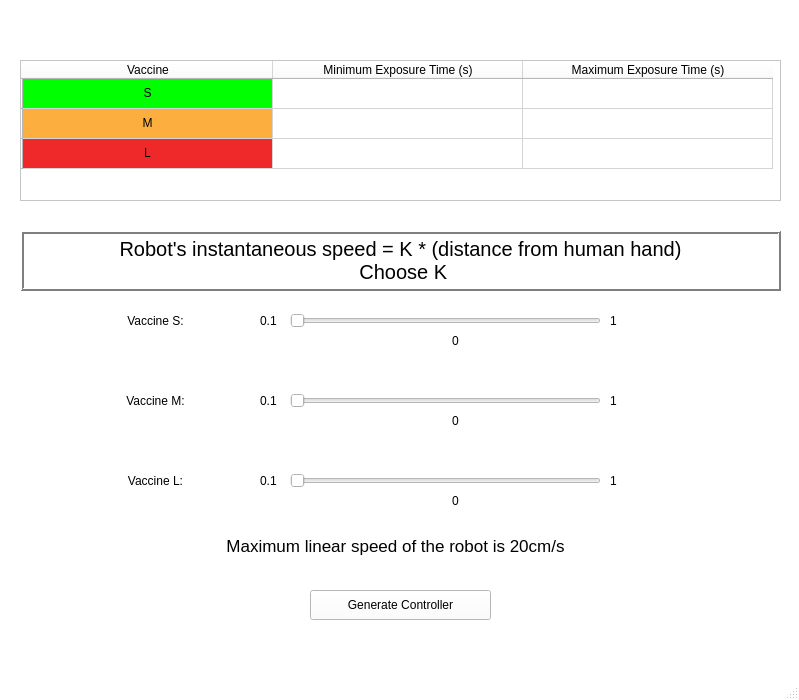
<?xml version="1.0" encoding="UTF-8"?>
<ui version="4.0">
 <class>MainWindow</class>
 <widget class="QMainWindow" name="MainWindow">
  <property name="geometry">
   <rect>
    <x>0</x>
    <y>0</y>
    <width>799</width>
    <height>700</height>
   </rect>
  </property>
  <property name="palette">
   <palette>
    <active>
     <colorrole role="WindowText">
      <brush brushstyle="SolidPattern">
       <color alpha="255">
        <red>0</red>
        <green>0</green>
        <blue>0</blue>
       </color>
      </brush>
     </colorrole>
     <colorrole role="Button">
      <brush brushstyle="SolidPattern">
       <color alpha="255">
        <red>255</red>
        <green>255</green>
        <blue>255</blue>
       </color>
      </brush>
     </colorrole>
     <colorrole role="Light">
      <brush brushstyle="SolidPattern">
       <color alpha="255">
        <red>255</red>
        <green>255</green>
        <blue>255</blue>
       </color>
      </brush>
     </colorrole>
     <colorrole role="Midlight">
      <brush brushstyle="SolidPattern">
       <color alpha="255">
        <red>255</red>
        <green>255</green>
        <blue>255</blue>
       </color>
      </brush>
     </colorrole>
     <colorrole role="Dark">
      <brush brushstyle="SolidPattern">
       <color alpha="255">
        <red>127</red>
        <green>127</green>
        <blue>127</blue>
       </color>
      </brush>
     </colorrole>
     <colorrole role="Mid">
      <brush brushstyle="SolidPattern">
       <color alpha="255">
        <red>170</red>
        <green>170</green>
        <blue>170</blue>
       </color>
      </brush>
     </colorrole>
     <colorrole role="Text">
      <brush brushstyle="SolidPattern">
       <color alpha="255">
        <red>0</red>
        <green>0</green>
        <blue>0</blue>
       </color>
      </brush>
     </colorrole>
     <colorrole role="BrightText">
      <brush brushstyle="SolidPattern">
       <color alpha="255">
        <red>255</red>
        <green>255</green>
        <blue>255</blue>
       </color>
      </brush>
     </colorrole>
     <colorrole role="ButtonText">
      <brush brushstyle="SolidPattern">
       <color alpha="255">
        <red>0</red>
        <green>0</green>
        <blue>0</blue>
       </color>
      </brush>
     </colorrole>
     <colorrole role="Base">
      <brush brushstyle="SolidPattern">
       <color alpha="255">
        <red>255</red>
        <green>255</green>
        <blue>255</blue>
       </color>
      </brush>
     </colorrole>
     <colorrole role="Window">
      <brush brushstyle="SolidPattern">
       <color alpha="255">
        <red>255</red>
        <green>255</green>
        <blue>255</blue>
       </color>
      </brush>
     </colorrole>
     <colorrole role="Shadow">
      <brush brushstyle="SolidPattern">
       <color alpha="255">
        <red>0</red>
        <green>0</green>
        <blue>0</blue>
       </color>
      </brush>
     </colorrole>
     <colorrole role="AlternateBase">
      <brush brushstyle="SolidPattern">
       <color alpha="255">
        <red>255</red>
        <green>255</green>
        <blue>255</blue>
       </color>
      </brush>
     </colorrole>
     <colorrole role="ToolTipBase">
      <brush brushstyle="SolidPattern">
       <color alpha="255">
        <red>255</red>
        <green>255</green>
        <blue>220</blue>
       </color>
      </brush>
     </colorrole>
     <colorrole role="ToolTipText">
      <brush brushstyle="SolidPattern">
       <color alpha="255">
        <red>0</red>
        <green>0</green>
        <blue>0</blue>
       </color>
      </brush>
     </colorrole>
    </active>
    <inactive>
     <colorrole role="WindowText">
      <brush brushstyle="SolidPattern">
       <color alpha="255">
        <red>0</red>
        <green>0</green>
        <blue>0</blue>
       </color>
      </brush>
     </colorrole>
     <colorrole role="Button">
      <brush brushstyle="SolidPattern">
       <color alpha="255">
        <red>255</red>
        <green>255</green>
        <blue>255</blue>
       </color>
      </brush>
     </colorrole>
     <colorrole role="Light">
      <brush brushstyle="SolidPattern">
       <color alpha="255">
        <red>255</red>
        <green>255</green>
        <blue>255</blue>
       </color>
      </brush>
     </colorrole>
     <colorrole role="Midlight">
      <brush brushstyle="SolidPattern">
       <color alpha="255">
        <red>255</red>
        <green>255</green>
        <blue>255</blue>
       </color>
      </brush>
     </colorrole>
     <colorrole role="Dark">
      <brush brushstyle="SolidPattern">
       <color alpha="255">
        <red>127</red>
        <green>127</green>
        <blue>127</blue>
       </color>
      </brush>
     </colorrole>
     <colorrole role="Mid">
      <brush brushstyle="SolidPattern">
       <color alpha="255">
        <red>170</red>
        <green>170</green>
        <blue>170</blue>
       </color>
      </brush>
     </colorrole>
     <colorrole role="Text">
      <brush brushstyle="SolidPattern">
       <color alpha="255">
        <red>0</red>
        <green>0</green>
        <blue>0</blue>
       </color>
      </brush>
     </colorrole>
     <colorrole role="BrightText">
      <brush brushstyle="SolidPattern">
       <color alpha="255">
        <red>255</red>
        <green>255</green>
        <blue>255</blue>
       </color>
      </brush>
     </colorrole>
     <colorrole role="ButtonText">
      <brush brushstyle="SolidPattern">
       <color alpha="255">
        <red>0</red>
        <green>0</green>
        <blue>0</blue>
       </color>
      </brush>
     </colorrole>
     <colorrole role="Base">
      <brush brushstyle="SolidPattern">
       <color alpha="255">
        <red>255</red>
        <green>255</green>
        <blue>255</blue>
       </color>
      </brush>
     </colorrole>
     <colorrole role="Window">
      <brush brushstyle="SolidPattern">
       <color alpha="255">
        <red>255</red>
        <green>255</green>
        <blue>255</blue>
       </color>
      </brush>
     </colorrole>
     <colorrole role="Shadow">
      <brush brushstyle="SolidPattern">
       <color alpha="255">
        <red>0</red>
        <green>0</green>
        <blue>0</blue>
       </color>
      </brush>
     </colorrole>
     <colorrole role="AlternateBase">
      <brush brushstyle="SolidPattern">
       <color alpha="255">
        <red>255</red>
        <green>255</green>
        <blue>255</blue>
       </color>
      </brush>
     </colorrole>
     <colorrole role="ToolTipBase">
      <brush brushstyle="SolidPattern">
       <color alpha="255">
        <red>255</red>
        <green>255</green>
        <blue>220</blue>
       </color>
      </brush>
     </colorrole>
     <colorrole role="ToolTipText">
      <brush brushstyle="SolidPattern">
       <color alpha="255">
        <red>0</red>
        <green>0</green>
        <blue>0</blue>
       </color>
      </brush>
     </colorrole>
    </inactive>
    <disabled>
     <colorrole role="WindowText">
      <brush brushstyle="SolidPattern">
       <color alpha="255">
        <red>127</red>
        <green>127</green>
        <blue>127</blue>
       </color>
      </brush>
     </colorrole>
     <colorrole role="Button">
      <brush brushstyle="SolidPattern">
       <color alpha="255">
        <red>255</red>
        <green>255</green>
        <blue>255</blue>
       </color>
      </brush>
     </colorrole>
     <colorrole role="Light">
      <brush brushstyle="SolidPattern">
       <color alpha="255">
        <red>255</red>
        <green>255</green>
        <blue>255</blue>
       </color>
      </brush>
     </colorrole>
     <colorrole role="Midlight">
      <brush brushstyle="SolidPattern">
       <color alpha="255">
        <red>255</red>
        <green>255</green>
        <blue>255</blue>
       </color>
      </brush>
     </colorrole>
     <colorrole role="Dark">
      <brush brushstyle="SolidPattern">
       <color alpha="255">
        <red>127</red>
        <green>127</green>
        <blue>127</blue>
       </color>
      </brush>
     </colorrole>
     <colorrole role="Mid">
      <brush brushstyle="SolidPattern">
       <color alpha="255">
        <red>170</red>
        <green>170</green>
        <blue>170</blue>
       </color>
      </brush>
     </colorrole>
     <colorrole role="Text">
      <brush brushstyle="SolidPattern">
       <color alpha="255">
        <red>127</red>
        <green>127</green>
        <blue>127</blue>
       </color>
      </brush>
     </colorrole>
     <colorrole role="BrightText">
      <brush brushstyle="SolidPattern">
       <color alpha="255">
        <red>255</red>
        <green>255</green>
        <blue>255</blue>
       </color>
      </brush>
     </colorrole>
     <colorrole role="ButtonText">
      <brush brushstyle="SolidPattern">
       <color alpha="255">
        <red>127</red>
        <green>127</green>
        <blue>127</blue>
       </color>
      </brush>
     </colorrole>
     <colorrole role="Base">
      <brush brushstyle="SolidPattern">
       <color alpha="255">
        <red>255</red>
        <green>255</green>
        <blue>255</blue>
       </color>
      </brush>
     </colorrole>
     <colorrole role="Window">
      <brush brushstyle="SolidPattern">
       <color alpha="255">
        <red>255</red>
        <green>255</green>
        <blue>255</blue>
       </color>
      </brush>
     </colorrole>
     <colorrole role="Shadow">
      <brush brushstyle="SolidPattern">
       <color alpha="255">
        <red>0</red>
        <green>0</green>
        <blue>0</blue>
       </color>
      </brush>
     </colorrole>
     <colorrole role="AlternateBase">
      <brush brushstyle="SolidPattern">
       <color alpha="255">
        <red>255</red>
        <green>255</green>
        <blue>255</blue>
       </color>
      </brush>
     </colorrole>
     <colorrole role="ToolTipBase">
      <brush brushstyle="SolidPattern">
       <color alpha="255">
        <red>255</red>
        <green>255</green>
        <blue>220</blue>
       </color>
      </brush>
     </colorrole>
     <colorrole role="ToolTipText">
      <brush brushstyle="SolidPattern">
       <color alpha="255">
        <red>0</red>
        <green>0</green>
        <blue>0</blue>
       </color>
      </brush>
     </colorrole>
    </disabled>
   </palette>
  </property>
  <property name="windowTitle">
   <string>MainWindow</string>
  </property>
  <widget class="QWidget" name="centralwidget">
   <widget class="QTableWidget" name="tableWidget">
    <property name="geometry">
     <rect>
      <x>20</x>
      <y>60</y>
      <width>761</width>
      <height>141</height>
     </rect>
    </property>
    <attribute name="horizontalHeaderDefaultSectionSize">
     <number>250</number>
    </attribute>
    <row>
     <property name="text">
      <string/>
     </property>
    </row>
    <row>
     <property name="text">
      <string/>
     </property>
    </row>
    <row>
     <property name="text">
      <string/>
     </property>
    </row>
    <column>
     <property name="text">
      <string>Vaccine</string>
     </property>
    </column>
    <column>
     <property name="text">
      <string>Minimum Exposure Time (s)</string>
     </property>
    </column>
    <column>
     <property name="text">
      <string>Maximum Exposure Time (s)</string>
     </property>
    </column>
    <item row="0" column="0">
     <property name="text">
      <string>S</string>
     </property>
     <property name="textAlignment">
      <set>AlignCenter</set>
     </property>
     <property name="background">
      <brush brushstyle="SolidPattern">
       <color alpha="255">
        <red>0</red>
        <green>255</green>
        <blue>0</blue>
       </color>
      </brush>
     </property>
     <property name="foreground">
      <brush brushstyle="NoBrush">
       <color alpha="255">
        <red>0</red>
        <green>0</green>
        <blue>0</blue>
       </color>
      </brush>
     </property>
    </item>
    <item row="1" column="0">
     <property name="text">
      <string>M</string>
     </property>
     <property name="textAlignment">
      <set>AlignCenter</set>
     </property>
     <property name="background">
      <brush brushstyle="SolidPattern">
       <color alpha="255">
        <red>252</red>
        <green>175</green>
        <blue>62</blue>
       </color>
      </brush>
     </property>
    </item>
    <item row="2" column="0">
     <property name="text">
      <string>L</string>
     </property>
     <property name="textAlignment">
      <set>AlignCenter</set>
     </property>
     <property name="background">
      <brush brushstyle="SolidPattern">
       <color alpha="255">
        <red>239</red>
        <green>41</green>
        <blue>41</blue>
       </color>
      </brush>
     </property>
    </item>
   </widget>
   <widget class="QSlider" name="horizontalSlider">
    <property name="geometry">
     <rect>
      <x>290</x>
      <y>280</y>
      <width>311</width>
      <height>81</height>
     </rect>
    </property>
    <property name="orientation">
     <enum>Qt::Horizontal</enum>
    </property>
   </widget>
   <widget class="QSlider" name="horizontalSlider_2">
    <property name="geometry">
     <rect>
      <x>290</x>
      <y>360</y>
      <width>311</width>
      <height>81</height>
     </rect>
    </property>
    <property name="orientation">
     <enum>Qt::Horizontal</enum>
    </property>
   </widget>
   <widget class="QSlider" name="horizontalSlider_3">
    <property name="geometry">
     <rect>
      <x>290</x>
      <y>440</y>
      <width>311</width>
      <height>81</height>
     </rect>
    </property>
    <property name="orientation">
     <enum>Qt::Horizontal</enum>
    </property>
   </widget>
   <widget class="QLabel" name="label">
    <property name="geometry">
     <rect>
      <x>20</x>
      <y>230</y>
      <width>761</width>
      <height>61</height>
     </rect>
    </property>
    <property name="palette">
     <palette>
      <active>
       <colorrole role="WindowText">
        <brush brushstyle="SolidPattern">
         <color alpha="255">
          <red>0</red>
          <green>0</green>
          <blue>0</blue>
         </color>
        </brush>
       </colorrole>
       <colorrole role="Button">
        <brush brushstyle="SolidPattern">
         <color alpha="255">
          <red>255</red>
          <green>255</green>
          <blue>255</blue>
         </color>
        </brush>
       </colorrole>
       <colorrole role="Light">
        <brush brushstyle="SolidPattern">
         <color alpha="255">
          <red>255</red>
          <green>255</green>
          <blue>255</blue>
         </color>
        </brush>
       </colorrole>
       <colorrole role="Midlight">
        <brush brushstyle="SolidPattern">
         <color alpha="255">
          <red>255</red>
          <green>255</green>
          <blue>255</blue>
         </color>
        </brush>
       </colorrole>
       <colorrole role="Dark">
        <brush brushstyle="SolidPattern">
         <color alpha="255">
          <red>127</red>
          <green>127</green>
          <blue>127</blue>
         </color>
        </brush>
       </colorrole>
       <colorrole role="Mid">
        <brush brushstyle="SolidPattern">
         <color alpha="255">
          <red>170</red>
          <green>170</green>
          <blue>170</blue>
         </color>
        </brush>
       </colorrole>
       <colorrole role="Text">
        <brush brushstyle="SolidPattern">
         <color alpha="255">
          <red>0</red>
          <green>0</green>
          <blue>0</blue>
         </color>
        </brush>
       </colorrole>
       <colorrole role="BrightText">
        <brush brushstyle="SolidPattern">
         <color alpha="255">
          <red>255</red>
          <green>255</green>
          <blue>255</blue>
         </color>
        </brush>
       </colorrole>
       <colorrole role="ButtonText">
        <brush brushstyle="SolidPattern">
         <color alpha="255">
          <red>0</red>
          <green>0</green>
          <blue>0</blue>
         </color>
        </brush>
       </colorrole>
       <colorrole role="Base">
        <brush brushstyle="SolidPattern">
         <color alpha="255">
          <red>255</red>
          <green>255</green>
          <blue>255</blue>
         </color>
        </brush>
       </colorrole>
       <colorrole role="Window">
        <brush brushstyle="SolidPattern">
         <color alpha="255">
          <red>255</red>
          <green>255</green>
          <blue>255</blue>
         </color>
        </brush>
       </colorrole>
       <colorrole role="Shadow">
        <brush brushstyle="SolidPattern">
         <color alpha="255">
          <red>0</red>
          <green>0</green>
          <blue>0</blue>
         </color>
        </brush>
       </colorrole>
       <colorrole role="AlternateBase">
        <brush brushstyle="SolidPattern">
         <color alpha="255">
          <red>255</red>
          <green>255</green>
          <blue>255</blue>
         </color>
        </brush>
       </colorrole>
       <colorrole role="ToolTipBase">
        <brush brushstyle="SolidPattern">
         <color alpha="255">
          <red>255</red>
          <green>255</green>
          <blue>220</blue>
         </color>
        </brush>
       </colorrole>
       <colorrole role="ToolTipText">
        <brush brushstyle="SolidPattern">
         <color alpha="255">
          <red>0</red>
          <green>0</green>
          <blue>0</blue>
         </color>
        </brush>
       </colorrole>
      </active>
      <inactive>
       <colorrole role="WindowText">
        <brush brushstyle="SolidPattern">
         <color alpha="255">
          <red>0</red>
          <green>0</green>
          <blue>0</blue>
         </color>
        </brush>
       </colorrole>
       <colorrole role="Button">
        <brush brushstyle="SolidPattern">
         <color alpha="255">
          <red>255</red>
          <green>255</green>
          <blue>255</blue>
         </color>
        </brush>
       </colorrole>
       <colorrole role="Light">
        <brush brushstyle="SolidPattern">
         <color alpha="255">
          <red>255</red>
          <green>255</green>
          <blue>255</blue>
         </color>
        </brush>
       </colorrole>
       <colorrole role="Midlight">
        <brush brushstyle="SolidPattern">
         <color alpha="255">
          <red>255</red>
          <green>255</green>
          <blue>255</blue>
         </color>
        </brush>
       </colorrole>
       <colorrole role="Dark">
        <brush brushstyle="SolidPattern">
         <color alpha="255">
          <red>127</red>
          <green>127</green>
          <blue>127</blue>
         </color>
        </brush>
       </colorrole>
       <colorrole role="Mid">
        <brush brushstyle="SolidPattern">
         <color alpha="255">
          <red>170</red>
          <green>170</green>
          <blue>170</blue>
         </color>
        </brush>
       </colorrole>
       <colorrole role="Text">
        <brush brushstyle="SolidPattern">
         <color alpha="255">
          <red>0</red>
          <green>0</green>
          <blue>0</blue>
         </color>
        </brush>
       </colorrole>
       <colorrole role="BrightText">
        <brush brushstyle="SolidPattern">
         <color alpha="255">
          <red>255</red>
          <green>255</green>
          <blue>255</blue>
         </color>
        </brush>
       </colorrole>
       <colorrole role="ButtonText">
        <brush brushstyle="SolidPattern">
         <color alpha="255">
          <red>0</red>
          <green>0</green>
          <blue>0</blue>
         </color>
        </brush>
       </colorrole>
       <colorrole role="Base">
        <brush brushstyle="SolidPattern">
         <color alpha="255">
          <red>255</red>
          <green>255</green>
          <blue>255</blue>
         </color>
        </brush>
       </colorrole>
       <colorrole role="Window">
        <brush brushstyle="SolidPattern">
         <color alpha="255">
          <red>255</red>
          <green>255</green>
          <blue>255</blue>
         </color>
        </brush>
       </colorrole>
       <colorrole role="Shadow">
        <brush brushstyle="SolidPattern">
         <color alpha="255">
          <red>0</red>
          <green>0</green>
          <blue>0</blue>
         </color>
        </brush>
       </colorrole>
       <colorrole role="AlternateBase">
        <brush brushstyle="SolidPattern">
         <color alpha="255">
          <red>255</red>
          <green>255</green>
          <blue>255</blue>
         </color>
        </brush>
       </colorrole>
       <colorrole role="ToolTipBase">
        <brush brushstyle="SolidPattern">
         <color alpha="255">
          <red>255</red>
          <green>255</green>
          <blue>220</blue>
         </color>
        </brush>
       </colorrole>
       <colorrole role="ToolTipText">
        <brush brushstyle="SolidPattern">
         <color alpha="255">
          <red>0</red>
          <green>0</green>
          <blue>0</blue>
         </color>
        </brush>
       </colorrole>
      </inactive>
      <disabled>
       <colorrole role="WindowText">
        <brush brushstyle="SolidPattern">
         <color alpha="255">
          <red>127</red>
          <green>127</green>
          <blue>127</blue>
         </color>
        </brush>
       </colorrole>
       <colorrole role="Button">
        <brush brushstyle="SolidPattern">
         <color alpha="255">
          <red>255</red>
          <green>255</green>
          <blue>255</blue>
         </color>
        </brush>
       </colorrole>
       <colorrole role="Light">
        <brush brushstyle="SolidPattern">
         <color alpha="255">
          <red>255</red>
          <green>255</green>
          <blue>255</blue>
         </color>
        </brush>
       </colorrole>
       <colorrole role="Midlight">
        <brush brushstyle="SolidPattern">
         <color alpha="255">
          <red>255</red>
          <green>255</green>
          <blue>255</blue>
         </color>
        </brush>
       </colorrole>
       <colorrole role="Dark">
        <brush brushstyle="SolidPattern">
         <color alpha="255">
          <red>127</red>
          <green>127</green>
          <blue>127</blue>
         </color>
        </brush>
       </colorrole>
       <colorrole role="Mid">
        <brush brushstyle="SolidPattern">
         <color alpha="255">
          <red>170</red>
          <green>170</green>
          <blue>170</blue>
         </color>
        </brush>
       </colorrole>
       <colorrole role="Text">
        <brush brushstyle="SolidPattern">
         <color alpha="255">
          <red>127</red>
          <green>127</green>
          <blue>127</blue>
         </color>
        </brush>
       </colorrole>
       <colorrole role="BrightText">
        <brush brushstyle="SolidPattern">
         <color alpha="255">
          <red>255</red>
          <green>255</green>
          <blue>255</blue>
         </color>
        </brush>
       </colorrole>
       <colorrole role="ButtonText">
        <brush brushstyle="SolidPattern">
         <color alpha="255">
          <red>127</red>
          <green>127</green>
          <blue>127</blue>
         </color>
        </brush>
       </colorrole>
       <colorrole role="Base">
        <brush brushstyle="SolidPattern">
         <color alpha="255">
          <red>255</red>
          <green>255</green>
          <blue>255</blue>
         </color>
        </brush>
       </colorrole>
       <colorrole role="Window">
        <brush brushstyle="SolidPattern">
         <color alpha="255">
          <red>255</red>
          <green>255</green>
          <blue>255</blue>
         </color>
        </brush>
       </colorrole>
       <colorrole role="Shadow">
        <brush brushstyle="SolidPattern">
         <color alpha="255">
          <red>0</red>
          <green>0</green>
          <blue>0</blue>
         </color>
        </brush>
       </colorrole>
       <colorrole role="AlternateBase">
        <brush brushstyle="SolidPattern">
         <color alpha="255">
          <red>255</red>
          <green>255</green>
          <blue>255</blue>
         </color>
        </brush>
       </colorrole>
       <colorrole role="ToolTipBase">
        <brush brushstyle="SolidPattern">
         <color alpha="255">
          <red>255</red>
          <green>255</green>
          <blue>220</blue>
         </color>
        </brush>
       </colorrole>
       <colorrole role="ToolTipText">
        <brush brushstyle="SolidPattern">
         <color alpha="255">
          <red>0</red>
          <green>0</green>
          <blue>0</blue>
         </color>
        </brush>
       </colorrole>
      </disabled>
     </palette>
    </property>
    <property name="font">
     <font>
      <pointsize>15</pointsize>
     </font>
    </property>
    <property name="autoFillBackground">
     <bool>false</bool>
    </property>
    <property name="frameShape">
     <enum>QFrame::Box</enum>
    </property>
    <property name="frameShadow">
     <enum>QFrame::Raised</enum>
    </property>
    <property name="lineWidth">
     <number>2</number>
    </property>
    <property name="midLineWidth">
     <number>0</number>
    </property>
    <property name="text">
     <string>Robot's instantaneous speed = K * (distance from human hand) 
 Choose K</string>
    </property>
    <property name="alignment">
     <set>Qt::AlignCenter</set>
    </property>
   </widget>
   <widget class="QLabel" name="label_2">
    <property name="geometry">
     <rect>
      <x>110</x>
      <y>310</y>
      <width>91</width>
      <height>21</height>
     </rect>
    </property>
    <property name="text">
     <string>Vaccine S:</string>
    </property>
    <property name="alignment">
     <set>Qt::AlignCenter</set>
    </property>
   </widget>
   <widget class="QLabel" name="label_3">
    <property name="geometry">
     <rect>
      <x>110</x>
      <y>390</y>
      <width>91</width>
      <height>21</height>
     </rect>
    </property>
    <property name="text">
     <string>Vaccine M:</string>
    </property>
    <property name="alignment">
     <set>Qt::AlignCenter</set>
    </property>
   </widget>
   <widget class="QLabel" name="label_4">
    <property name="geometry">
     <rect>
      <x>110</x>
      <y>470</y>
      <width>91</width>
      <height>21</height>
     </rect>
    </property>
    <property name="text">
     <string>Vaccine L:</string>
    </property>
    <property name="alignment">
     <set>Qt::AlignCenter</set>
    </property>
   </widget>
   <widget class="QLabel" name="label_5">
    <property name="geometry">
     <rect>
      <x>260</x>
      <y>310</y>
      <width>21</width>
      <height>21</height>
     </rect>
    </property>
    <property name="text">
     <string>0.1</string>
    </property>
   </widget>
   <widget class="QLabel" name="label_6">
    <property name="geometry">
     <rect>
      <x>260</x>
      <y>390</y>
      <width>21</width>
      <height>21</height>
     </rect>
    </property>
    <property name="text">
     <string>0.1</string>
    </property>
   </widget>
   <widget class="QLabel" name="label_7">
    <property name="geometry">
     <rect>
      <x>260</x>
      <y>470</y>
      <width>21</width>
      <height>21</height>
     </rect>
    </property>
    <property name="text">
     <string>0.1</string>
    </property>
   </widget>
   <widget class="QLabel" name="label_8">
    <property name="geometry">
     <rect>
      <x>610</x>
      <y>310</y>
      <width>31</width>
      <height>21</height>
     </rect>
    </property>
    <property name="text">
     <string>1</string>
    </property>
   </widget>
   <widget class="QLabel" name="label_9">
    <property name="geometry">
     <rect>
      <x>610</x>
      <y>390</y>
      <width>31</width>
      <height>21</height>
     </rect>
    </property>
    <property name="text">
     <string>1</string>
    </property>
   </widget>
   <widget class="QLabel" name="label_10">
    <property name="geometry">
     <rect>
      <x>610</x>
      <y>470</y>
      <width>31</width>
      <height>21</height>
     </rect>
    </property>
    <property name="text">
     <string>1</string>
    </property>
   </widget>
   <widget class="QLabel" name="label_11">
    <property name="geometry">
     <rect>
      <x>0</x>
      <y>530</y>
      <width>791</width>
      <height>31</height>
     </rect>
    </property>
    <property name="font">
     <font>
      <pointsize>13</pointsize>
     </font>
    </property>
    <property name="text">
     <string>Maximum linear speed of the robot is 20cm/s</string>
    </property>
    <property name="alignment">
     <set>Qt::AlignCenter</set>
    </property>
   </widget>
   <widget class="QLabel" name="label_12">
    <property name="geometry">
     <rect>
      <x>440</x>
      <y>330</y>
      <width>31</width>
      <height>21</height>
     </rect>
    </property>
    <property name="text">
     <string>0</string>
    </property>
    <property name="alignment">
     <set>Qt::AlignCenter</set>
    </property>
   </widget>
   <widget class="QLabel" name="label_13">
    <property name="geometry">
     <rect>
      <x>440</x>
      <y>410</y>
      <width>31</width>
      <height>21</height>
     </rect>
    </property>
    <property name="text">
     <string>0</string>
    </property>
    <property name="alignment">
     <set>Qt::AlignCenter</set>
    </property>
   </widget>
   <widget class="QLabel" name="label_14">
    <property name="geometry">
     <rect>
      <x>440</x>
      <y>490</y>
      <width>31</width>
      <height>21</height>
     </rect>
    </property>
    <property name="text">
     <string>0</string>
    </property>
    <property name="alignment">
     <set>Qt::AlignCenter</set>
    </property>
   </widget>
   <widget class="QPushButton" name="pushButton">
    <property name="geometry">
     <rect>
      <x>310</x>
      <y>590</y>
      <width>181</width>
      <height>30</height>
     </rect>
    </property>
    <property name="text">
     <string>Generate Controller</string>
    </property>
   </widget>
  </widget>
  <widget class="QMenuBar" name="menubar">
   <property name="geometry">
    <rect>
     <x>0</x>
     <y>0</y>
     <width>799</width>
     <height>26</height>
    </rect>
   </property>
  </widget>
  <widget class="QStatusBar" name="statusbar"/>
 </widget>
 <resources/>
 <connections/>
</ui>
